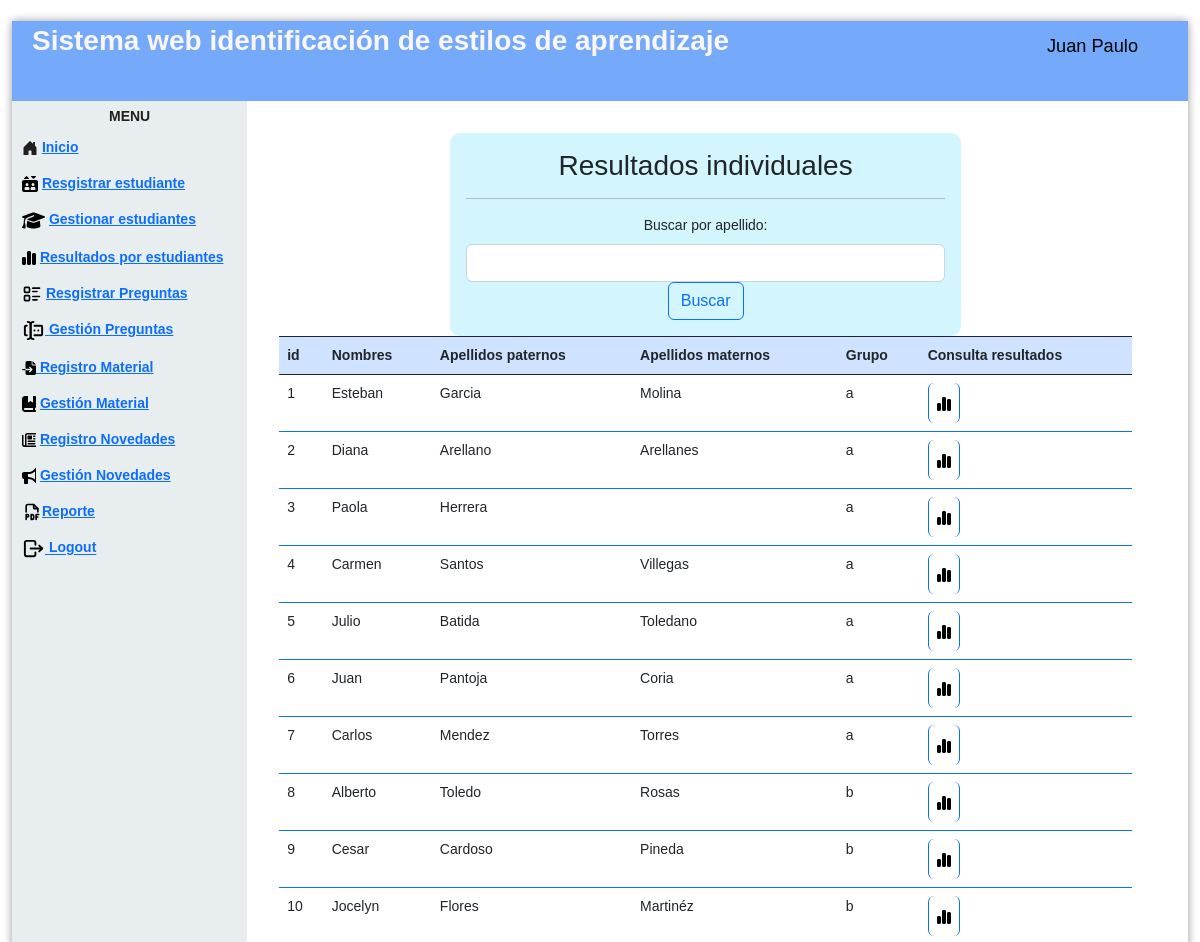
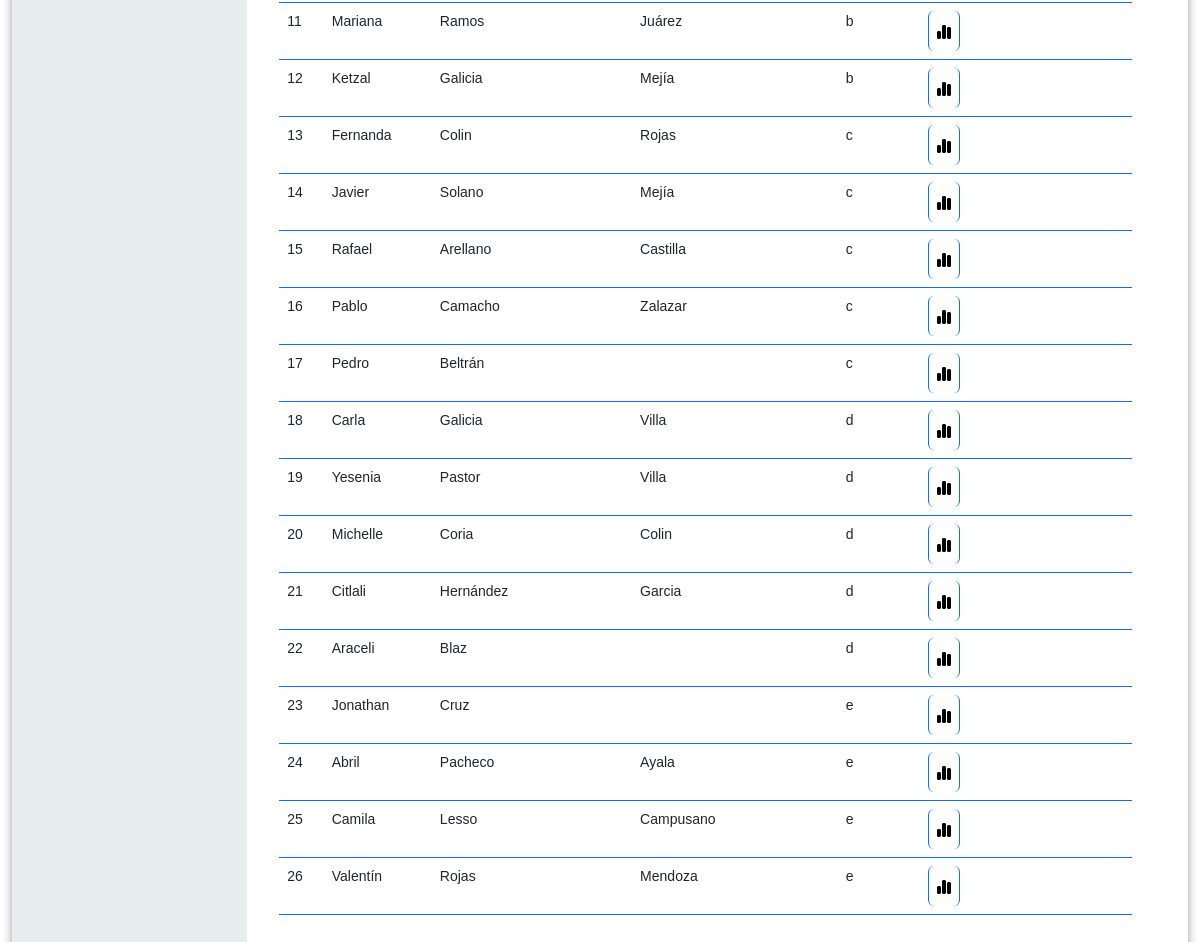
The page /estudiantesGraficasProfe.php (signed in) on the database its author committed (2 pictures, top to bottom).
### tables this page shows
CREATE TABLE `estudiante` (
  `idEstudiante` int(11) NOT NULL,
  `nombre` varchar(45) NOT NULL,
  `apellidoPaterno` varchar(45) NOT NULL,
  `apellidoMaterno` varchar(45) DEFAULT NULL,
  `fechaNaci` date NOT NULL,
  `genero` varchar(5) NOT NULL,
  `correo` varchar(45) NOT NULL,
  `contraseña` varchar(100) NOT NULL,
  `grupo` varchar(1) NOT NULL
);

### estudiantesGraficasProfe.php (the view, shortened to what this page needs)
<!DOCTYPE html>
<html lang="en">
   <head>
      <link href="https://cdn.jsdelivr.net/npm/bootstrap@5.2.2/dist/css/bootstrap.min.css" rel="stylesheet">
      <link href='css/nav.css' rel='stylesheet' type='text/css'>
      <link href='css/formulario.css' rel='stylesheet' type='text/css'>
   </head>
   <body>
      <div class="page">
         <div class="pageHeader">
            <div class="title">Sistema web identificación de estilos de aprendizaje</div>
            <div class="userPanel"><span class="username" style="color:#000000";><i class="fa-solid fa-user-large"></i></svg>
               <?php   echo  $_SESSION["nombre"];
                  ?></span>
            </div>
         </div>
         <div class="main">
            <div class="nav">
               <div class="menu">
                  <div class="title">
                     <center>Menu</center>
                  </div>
                  <ul>
                     <li>
                        <a href="controlador/loginrol.php"> Inicio
                        <a>
                     </li>
                     <li>
                     <a href="registroEstudiante.php"> Resgistrar estudiante<a></li>
                     <li>
                     <a href="gestionEsProfe.php"> Gestionar estudiantes<a></li>
                     <li>
                     <a href="estudiantesGraficasProfe.php"> Resultados por estudiantes<a></li>
                     <li>   <a href="registroPreguntaProfe.php"> Resgistrar Preguntas<a></li>
                     <li><a href="gestionPreguntasProfe.php"> Gestión Preguntas<a></li>
                     <li>
                     <a href="registroMaterialProfe.php"> Registro Material<a>
                     </li>
                     <li> <a href="gestionMaterialProfe.php">  Gestión Material<a> </li>
                     <li> <a href="registroNovedad.php"> Registro Novedades<a></li>
                     <li> <a href="gestionNovedades.php"> Gestión Novedades<a></li>
                     <li><a href="formularioReporteP.php">Reporte<a></li>
                     <li><a href="controlador/cerrarsesion.php"> Logout<a></li>
                  </ul>
               </div>
            </div>
            <div class="view col-12 p-3 ">
            <div class="container-fluid row">
            <div class="col-12 p-3">
            <form action="" method="get" class="col-10 p-3 m-auto formulario">
            <h3>Resultados individuales</h3>
            <hr    color="#000000";>
            <label for="buscarNombre" class="form-label">Buscar por apellido:</label>
            <input type="text" class="form-control" id="buscarNombre" name="buscarNombre">
            <button type="submit" class="btn btn-outline-primary">Buscar</button>
            </form>
            <?php
               include "modelo/conexion.php";
               $filtroNombre = isset($_GET['buscarNombre']) ? $_GET['buscarNombre'] : '';
               if (!empty($filtroNombre)) {
                 $sql = $conexion->query("SELECT * FROM estudiante WHERE apellidoPaterno LIKE '%$filtroNombre%'");
               } else {
                 $sql = $conexion->query("SELECT * FROM estudiante");
               }
               ?>
            <table class="table">
            <thead class="table bg-light text-dark table-striped table-bordered border-dark table-primary">
            <tr>
            <th scope="col">id</th>
            <th scope="col">Nombres</th>
            <th scope="col">Apellidos paternos</th>
            <th scope="col">Apellidos maternos</th>
            <th scope="col">Grupo</th>
            <th scope="col">Consulta resultados</th>
            </tr>
            </thead>
            <tbody class="table table table-striped table-hover table-bordered border-primary">
            <?php
               while($datos=$sql->fetch_object()){?>
            <tr>
            <td><?= $datos->idEstudiante ?></td>
            <td><?= $datos->nombre ?></td>
            <td><?= $datos->apellidoPaterno ?></td>
            <td><?= $datos->apellidoMaterno ?></td>
            <td><?= $datos->grupo ?></td>
            <td>
            <a href="resultadoAlumnoProfe.php?id=<?= $datos->idEstudiante ?>" class="btn btn-small btn btn-primary">
            </a>
            </td>
            </tr>
            <?php }
               ?>
            </tbody>
            </table>
            </div>
            </div>
            </div>
         </div>
      </div>
   </body>
</html>

### css/nav.css (style rules this page uses)
html { background-image: url(http://www.ultraimg.com/images/2UeGfhZ.jpg); }
body { padding: 0px; margin: 0px; font-family: "Open Sans"; font-size: 14px; }
.page { position: absolute; width: 98%; height: 98%; left: 1%; top: 1%; background-color: rgba(255, 255, 255, 0.7); -moz-border-radius: 4px; -webkit-border-radius: 4px; border-radius: 4px; -moz-box-shadow: 0 0 10px 0 rgba(0, 0, 0, 0.4); -webkit-box-shadow: 0 0 10px 0 rgba(0, 0, 0, 0.4); box-shadow: 0 0 10px 0 rgba(0, 0, 0, 0.4); }
.pageHeader { width: 100%; height: 80px; line-height: 50px; background-color: #75a9f9; color: rgb(250, 246, 246); -moz-box-sizing: border-box; -webkit-box-sizing: border-box; box-sizing: border-box; padding: 5px 20px; vertical-align: middle; }
.pageHeader .title { width: 70%; float: left; line-height: 30px; font-size: 2em; font-weight: 700; }
.pageHeader .userPanel { width: 30%; float: right; }
.pageHeader .userPanel .username { float: right; line-height: 40px; padding: 0px 20px; font-weight: 400; font-size: 1.3em; color:#201f1f; }
.main { position: relative; width: 100%; height: 100%; clear: both; background-color: white; }
.main .nav { width: 20%; height: 100%; float: left; background-color: rgba(227, 234, 235, 0.8); }
.main .nav .menu { width: 100%; margin: 5px; color: #201f1f; }
.main .nav .menu .title { font-weight: 700; font-size: 1em; text-transform: uppercase; }
.main .nav .menu ul { padding-left: 0px; }
.main .nav .menu ul li { cursor: pointer; list-style: none; margin: 5px 0px; padding: 5px 0px; font-weight: 600; margin-right: 10px; padding-left: 5px; -moz-border-radius: 4px; -webkit-border-radius: 4px; border-radius: 4px; transition: 0.25s all; }
.main .view { position: relative; overflow: hidden; }
.main .view ,img { float: right; padding-top: 3%; width: 80%; }
.view ,table { align-items: center; }

### css/formulario.css (style rules this page uses)
* { transition: .4s; box-sizing: border-box; font-family: 'arial'; }
body { background: rgba(255, 255, 255, 0.8); }
.formulario { width: 60%; margin: auto; text-align: center; background: #4dd7fa3f; padding-top: 30px; border-radius: 10px; }

### rows shown on the page
estudiante: idEstudiante "1", nombre "Esteban", apellidoPaterno "Garcia", apellidoMaterno "Molina", grupo "a"
estudiante: idEstudiante "2", nombre "Diana", apellidoPaterno "Arellano", apellidoMaterno "Arellanes", grupo "a"
estudiante: idEstudiante "3", nombre "Paola", apellidoPaterno "Herrera", grupo "a"
estudiante: idEstudiante "4", nombre "Carmen", apellidoPaterno "Santos", apellidoMaterno "Villegas", grupo "a"
estudiante: idEstudiante "5", nombre "Julio", apellidoPaterno "Batida", apellidoMaterno "Toledano", grupo "a"
estudiante: idEstudiante "6", nombre "Juan", apellidoPaterno "Pantoja", apellidoMaterno "Coria", grupo "a"
estudiante: idEstudiante "7", nombre "Carlos", apellidoPaterno "Mendez", apellidoMaterno "Torres", grupo "a"
estudiante: idEstudiante "8", nombre "Alberto", apellidoPaterno "Toledo", apellidoMaterno "Rosas", grupo "b"
estudiante: idEstudiante "9", nombre "Cesar", apellidoPaterno "Cardoso", apellidoMaterno "Pineda", grupo "b"
estudiante: idEstudiante "10", nombre "Jocelyn", apellidoPaterno "Flores", apellidoMaterno "Martinéz", grupo "b"
estudiante: idEstudiante "11", nombre "Mariana", apellidoPaterno "Ramos", apellidoMaterno "Juárez", grupo "b"
estudiante: idEstudiante "12", nombre "Ketzal", apellidoPaterno "Galicia", apellidoMaterno "Mejía", grupo "b"
estudiante: idEstudiante "13", nombre "Fernanda", apellidoPaterno "Colin", apellidoMaterno "Rojas", grupo "c"
estudiante: idEstudiante "14", nombre "Javier", apellidoPaterno "Solano", apellidoMaterno "Mejía", grupo "c"
estudiante: idEstudiante "15", nombre "Rafael", apellidoPaterno "Arellano", apellidoMaterno "Castilla", grupo "c"
estudiante: idEstudiante "16", nombre "Pablo", apellidoPaterno "Camacho", apellidoMaterno "Zalazar", grupo "c"
estudiante: idEstudiante "17", nombre "Pedro", apellidoPaterno "Beltrán", grupo "c"
estudiante: idEstudiante "18", nombre "Carla", apellidoPaterno "Galicia", apellidoMaterno "Villa", grupo "d"
estudiante: idEstudiante "19", nombre "Yesenia", apellidoPaterno "Pastor", apellidoMaterno "Villa", grupo "d"
estudiante: idEstudiante "20", nombre "Michelle", apellidoPaterno "Coria", apellidoMaterno "Colin", grupo "d"
estudiante: idEstudiante "21", nombre "Citlali", apellidoPaterno "Hernández", apellidoMaterno "Garcia", grupo "d"
estudiante: idEstudiante "22", nombre "Araceli", apellidoPaterno "Blaz", grupo "d"
estudiante: idEstudiante "23", nombre "Jonathan", apellidoPaterno "Cruz", grupo "e"
estudiante: idEstudiante "24", nombre "Abril", apellidoPaterno "Pacheco", apellidoMaterno "Ayala", grupo "e"
estudiante: idEstudiante "25", nombre "Camila", apellidoPaterno "Lesso", apellidoMaterno "Campusano", grupo "e"
estudiante: idEstudiante "26", nombre "Valentín", apellidoPaterno "Rojas", apellidoMaterno "Mendoza", grupo "e"

### other values the page prints
$_SESSION["nombre"] "Juan Paulo"
